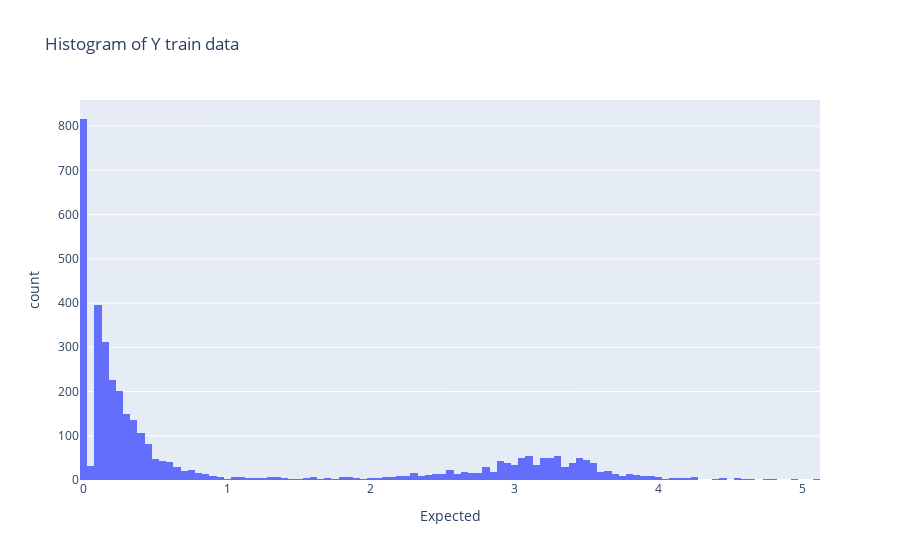

The cell this chart's notebook holds for it:
### Markdown cell above
histograms

### Code cell
# make histogram for Y_train_df
have_exactly_0 = Y_train_df[Y_train_df['Expected'] == 0].shape[0]
print(f'Percent of 0 in Y train data: {have_exactly_0 / Y_train_df.shape[0] * 100}%')
px.histogram(Y_train_df, x='Expected', title='Histogram of Y train data', nbins=120)

### Figure 1 — Plotly figure (JSON) as saved in the notebook; plotly's stock layout.template omitted (floating-point values rounded to 4 significant figures; data arrays with more than 128 entries replaced by an {"elided": "..."} marker saying what was removed)
{"data": [{"alignmentgroup": "True", "bingroup": "x", "hovertemplate": "Expected=%{x}<br>count=%{y}<extra></extra>", "legendgroup": "", "marker": {"color": "#636efa", "pattern": {"shape": ""}}, "name": "", "nbinsx": 120, "offsetgroup": "", "orientation": "v", "showlegend": false, "type": "histogram", "x": {"elided": "3794 float values"}, "xaxis": "x", "yaxis": "y"}], "layout": {"barmode": "relative", "legend": {"tracegroupgap": 0}, "title": {"text": "Histogram of Y train data"}, "xaxis": {"anchor": "y", "domain": [0, 1], "title": {"text": "Expected"}}, "yaxis": {"anchor": "x", "domain": [0, 1], "title": {"text": "count"}}}}
